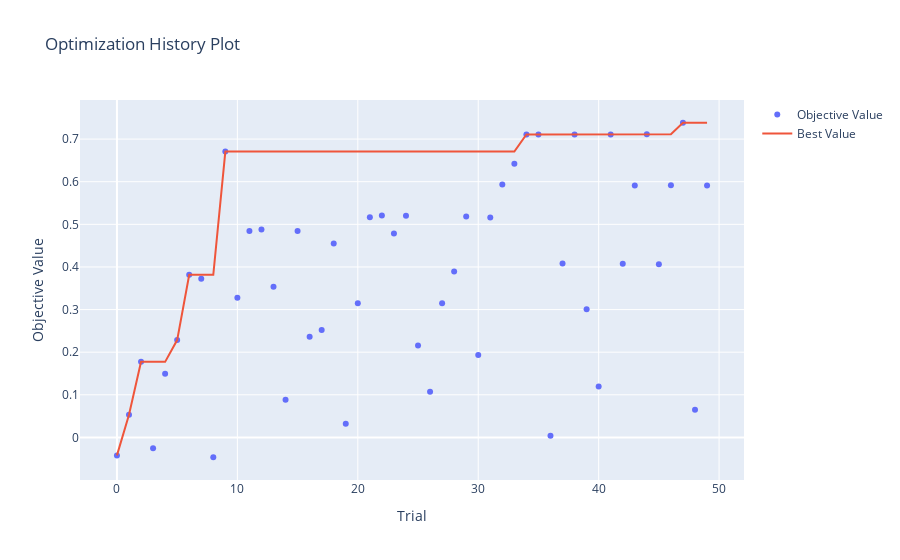

Notebook code for this chart:
### Code cell
optuna.visualization.plot_optimization_history(study_ext)
